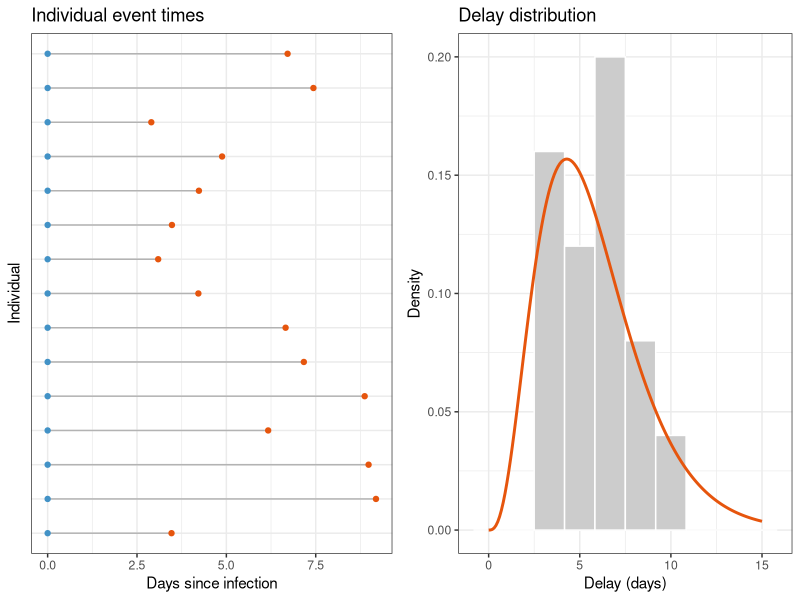
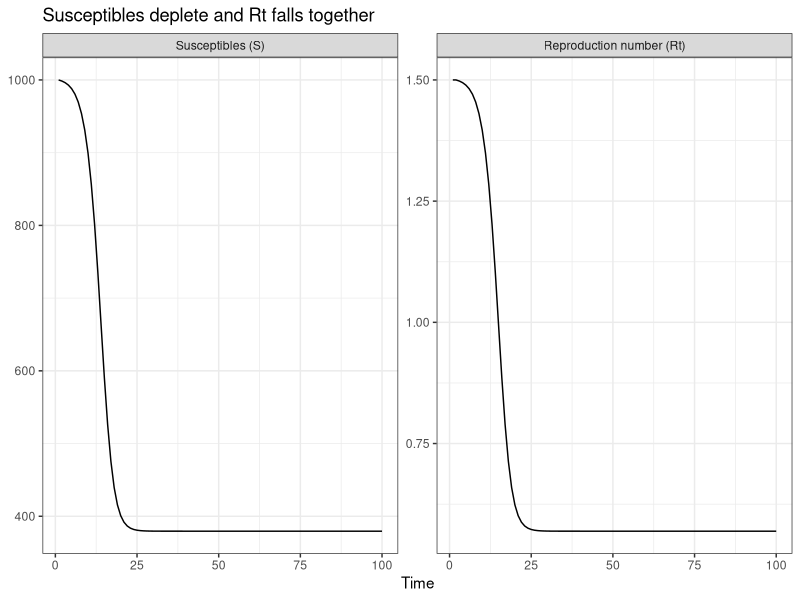

The R source for these figures, in order:
## ---- chunk 1
library("ggplot2")
library("tibble")
theme_set(theme_bw())
## ---- chunk 2
set.seed(1)
n <- 15
delay_samples <- rgamma(n, shape = 4, rate = 0.7)
events <- tibble(id = factor(seq_len(n)), infection = 0, report = delay_samples)
p_events <- ggplot(events) +
  geom_segment(aes(x = infection, xend = report, y = id, yend = id),
               colour = "grey70") +
  geom_point(aes(x = infection, y = id), colour = "#4292C6") +
  geom_point(aes(x = report, y = id), colour = "#E6550D") +
  labs(x = "Days since infection", y = "Individual",
       title = "Individual event times") +
  theme(axis.text.y = element_blank(), axis.ticks.y = element_blank())
xx <- seq(0, 15, 0.1)
dens <- tibble(x = xx, d = dgamma(xx, shape = 4, rate = 0.7))
p_dist <- ggplot() +
  geom_histogram(data = events, aes(x = report, y = after_stat(density)),
                 bins = 10, fill = "grey80", colour = "white") +
  geom_line(data = dens, aes(x, d), colour = "#E6550D", linewidth = 1) +
  labs(x = "Delay (days)", y = "Density", title = "Delay distribution")
gridExtra::grid.arrange(p_events, p_dist, ncol = 2)
## ---- chunk 3
n <- 100; N <- 1000; R0 <- 1.5
S <- rep(NA, n); S[1] <- N
Rt <- rep(NA, n); Rt[1] <- R0
I <- rep(NA, n); I[1] <- 1
for (i in 2:n) {
  Rt[i] <- S[i-1] / N * R0
  I[i] <- I[i-1] * Rt[i]
  S[i] <- S[i-1] - I[i]
}
data <- tibble(
  t = rep(1:n, 2),
  value = c(S, Rt),
  quantity = factor(
    rep(c("Susceptibles (S)", "Reproduction number (Rt)"), each = n),
    levels = c("Susceptibles (S)", "Reproduction number (Rt)")
  )
)
ggplot(data, aes(x = t, y = value)) +
  geom_line() +
  facet_wrap(~quantity, scales = "free_y") +
  labs(
    title = "Susceptibles deplete and Rt falls together",
    x = "Time", y = NULL
  ) +
  theme_bw()
